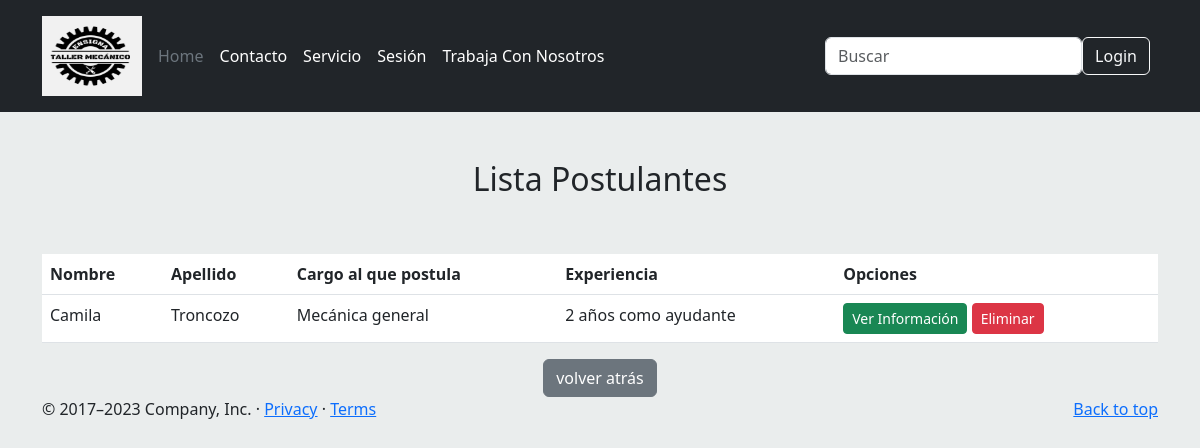
Screenshot of /lista_postulante/ with the database file from the repository.
### appweb/models.py (models this page shows, shortened)
class Postulante(models.Model):
    id_postulante=models.AutoField(primary_key=True)
    nombre = models.CharField(max_length=100)
    apellido = models.CharField(max_length=80)
    email = models.EmailField()
    edad = models.IntegerField()
    cargo_postulacion = models.ForeignKey(Cargo, on_delete=models.PROTECT)
    experiencia = models.CharField(max_length=100)
    fotografia = models.ImageField(null=True, upload_to='postulantes')
    cv= models.FileField(upload_to='cv/')

class Cargo(models.Model):
    nombre = models.CharField(max_length=50)
    def __str__(self):
        return self.nombre

### appweb/views.py (the view)
# urls.py: path('lista_postulante/',lista_postulante,name="lista_postulante"),
def lista_postulante(request):
    postulantes = Postulante.objects.all()
    data = {
        "postulantes" : postulantes
    }
    print(data)
    return render(request, "lista_postulante.html",data)

### appweb/templates/lista_postulante.html (shortened to what this page needs)
{% extends 'base.html' %}
{% block contenido %}
<div class="container mt-5">
    <div class="text-center">
      <h2 class="mt-4">Lista Postulantes</h2>
    </div>
<br>
<br>
<table class="table">
    <thead>
      <tr>
        <th scope="col"> Nombre </th>
        <th scope="col">Apellido</th>
        <th scope="col">Cargo al que postula</th>
        <th scope="col">Experiencia </th>
        <th scope="col"> Opciones </th>
      </tr>
    </thead>
    <tbody>
        {% for p in postulantes %}
      <tr>
        <td>{{p.nombre}}</td>
        <td>{{p.apellido}}</td>
        <td>{{p.cargo_postulacion}}</td>
        <td>{{p.experiencia}}</td>
        <td>
          <a href="{% url 'Inform_postulante' p.id_postulante %}" class="btn btn-success btn-sm" >Ver Información </a>
          <a href="#" onclick="eliminarpostulante('{{p.id_postulante}}')" class="btn btn-danger btn-sm" >Eliminar </a>
        </td>
      </tr>
      {% endfor %}
    </tbody>
  </table>
  <center><input type="button" class="btn btn-secondary btn" onclick="history.back()" name="volver atrás"
    value="volver atrás"></center>
</div>
  {% endblock %}

### rows the page displays
Postulante: nombre "Camila", apellido "Troncozo", cargo_postulacion "Mecánica general", experiencia "2 años como ayudante"
